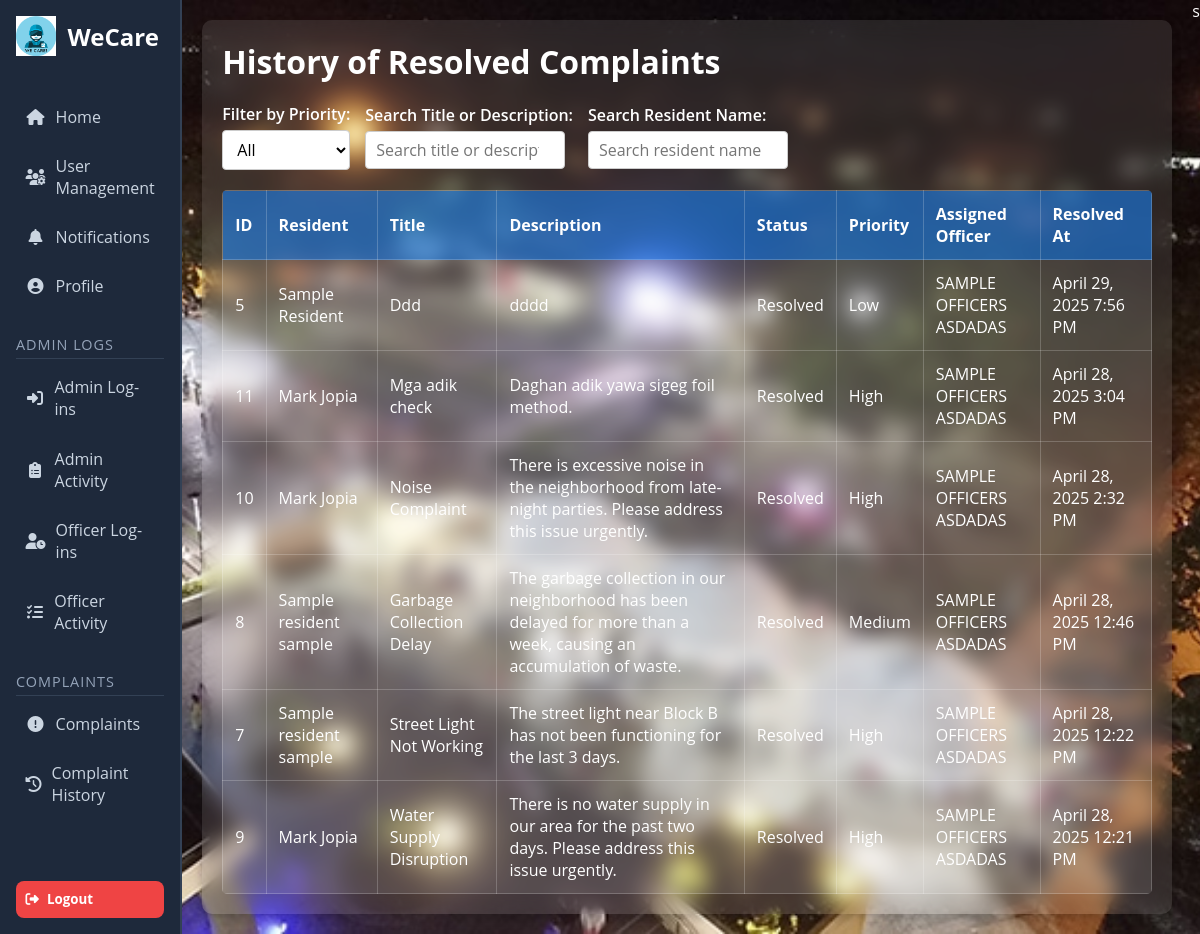
Page /history_complaints.php (signed in) on the committed database.
### tables this page shows
CREATE TABLE `history_complaints` (
  `id` int(11) NOT NULL,
  `title` varchar(255) NOT NULL,
  `status` enum('pending','in_progress','resolved') NOT NULL,
  `created_at` datetime NOT NULL,
  `description` text NOT NULL,
  `priority` enum('low','medium','high') DEFAULT NULL,
  `resident_id` int(11) NOT NULL,
  `assigned_officer_id` int(11) NOT NULL,
  `assigned_personnel` varchar(255) DEFAULT NULL,
  `resolution_notes` text DEFAULT NULL,
  `resolved_by` int(11) NOT NULL,
  `resolved_at` datetime NOT NULL
);

CREATE TABLE `users` (
  `id` int(11) NOT NULL,
  `first_name` varchar(200) NOT NULL,
  `middle_name` varchar(200) NOT NULL,
  `last_name` varchar(200) NOT NULL,
  `email` varchar(200) NOT NULL,
  `password` varchar(200) NOT NULL,
  `phone_number` int(200) NOT NULL,
  `address` varchar(200) NOT NULL,
  `session_token` varchar(255) DEFAULT NULL,
  `token_expiry` datetime DEFAULT NULL,
  `reset_token` varchar(255) DEFAULT NULL,
  `reset_token_expiry` datetime DEFAULT NULL,
  `role` enum('admin','resident','officer') DEFAULT 'resident',
  `profile_picture` varchar(255) DEFAULT NULL
);

### history_complaints.php (the view, shortened to what this page needs)
<?php
require_once 'includes/db_conn.php';
$priority_filter = isset($_GET['priority_filter']) ? $_GET['priority_filter'] : 'all';
$search_title_desc = isset($_GET['search_title_desc']) ? trim($_GET['search_title_desc']) : '';
$search_resident = isset($_GET['search_resident']) ? trim($_GET['search_resident']) : '';
$where_clauses = [];
$params = [];
$where_clauses[] = "c.status = 'resolved'";
$where_sql = '';
if (count($where_clauses) > 0) {
    $where_sql = 'WHERE ' . implode(' AND ', $where_clauses);
}
try {
    $stmt = $conn->prepare("
        SELECT
            c.id,
            u.first_name AS resident_first_name,
            u.last_name AS resident_last_name,
            o.first_name AS officer_first_name,
            o.last_name AS officer_last_name,
            c.title,
            c.description,
            c.status,
            c.priority,
            c.created_at,
            c.resolved_at,
            c.resolution_notes
        FROM history_complaints c
        JOIN users u ON c.resident_id = u.id
        LEFT JOIN users o ON c.assigned_officer_id = o.id
        $where_sql
        ORDER BY c.resolved_at DESC
    ");
    $stmt->execute($params);
    $complaints = $stmt->fetchAll(PDO::FETCH_ASSOC);
} catch (Exception $e) {
    die("Error fetching history complaints: " . $e->getMessage());
}
?>
<!DOCTYPE html>
<html lang="en">
<head>
  <link rel="stylesheet" href="./assets/css/admin_complaint.css" />
    <link rel="stylesheet" href="https://cdnjs.cloudflare.com/ajax/libs/font-awesome/6.4.0/css/all.min.css">
</head>
<body>
  <div class="dashboard-wrapper">
    <?php include 'includes/sidebar.php'; ?>
    <div class="main-content">
      <div class="dashboard-header">
        <h1>History of Resolved Complaints</h1>
      </div>
      <form method="GET" action="" class="filters-wrapper" onsubmit="return true;">
        <div class="filter-group">
          <label for="priority-filter">Filter by Priority:</label>
          <select id="priority-filter" name="priority_filter" onchange="this.form.submit()">
            <option value="all" <?= $priority_filter === 'all' ? 'selected' : '' ?>>All</option>
          </select>
        </div>
        <div class="filter-group">
          <label for="search-title-desc">Search Title or Description:</label>
          <input
            type="search"
            id="search-title-desc"
            name="search_title_desc"
            placeholder="Search title or description"
            value="<?= htmlspecialchars($search_title_desc) ?>"
            oninput="debounceSubmit(this.form)"
          />
        </div>
        <div class="filter-group">
          <label for="search-resident">Search Resident Name:</label>
          <input
            type="search"
            id="search-resident"
            name="search_resident"
            placeholder="Search resident name"
            value="<?= htmlspecialchars($search_resident) ?>"
            oninput="debounceSubmit(this.form)"
          />
        </div>
      </form>
      <?php if (empty($complaints)): ?>
        <p>No resolved complaints found.</p>
      <?php else: ?>
        <table>
          <thead>
            <tr>
              <th>ID</th>
              <th>Resident</th>
              <th>Title</th>
              <th>Description</th>
              <th>Status</th>
              <th>Priority</th>
              <th>Assigned Officer</th>
              <th>Resolved At</th>
            </tr>
          </thead>
          <tbody>
            <?php foreach ($complaints as $complaint): ?>
              <tr>
                <td data-label="ID"><?= htmlspecialchars($complaint['id']) ?></td>
                <td data-label="Resident"><?= htmlspecialchars($complaint['resident_first_name'] ?? 'Unknown') . ' ' . htmlspecialchars($complaint['resident_last_name'] ?? 'Unknown') ?></td>
                <td data-label="Title"><?= htmlspecialchars($complaint['title']) ?></td>
                <td data-label="Description"><?= htmlspecialchars($complaint['description']) ?></td>
                <td data-label="Status"><?= htmlspecialchars(ucfirst(str_replace('_', ' ', $complaint['status']))) ?></td>
                <td data-label="Priority"><?= htmlspecialchars(ucfirst($complaint['priority'] ?? 'Not Set')) ?></td>
                <td data-label="Assigned Officer"><?= htmlspecialchars($complaint['officer_first_name'] ?? 'Not Assigned') . ' ' . htmlspecialchars($complaint['officer_last_name'] ?? '') ?></td>
                <td data-label="Resolved At"><?= htmlspecialchars(date('F j, Y g:i A', strtotime($complaint['resolved_at']))) ?></td>
              </tr>
            <?php endforeach; ?>
          </tbody>
        </table>
      <?php endif; ?>
    </div>
  </div>
</body>
</html>s

### assets/css/admin_complaint.css (style rules this page uses)
* { margin: 0; padding: 0; box-sizing: border-box; font-family: "Open Sans", sans-serif; }
body { display: flex; align-items: stretch; min-height: 100vh; width: 100%; background: url("../images/image.jpg"), #000; background-position: center; background-size: cover; background-repeat: no-repeat; color: #fff; }
.dashboard-wrapper { display: flex; width: 100%; }
.main-content { flex-grow: 1; padding: 20px; background: rgba(255, 255, 255, 0.1); border-radius: 10px; margin: 20px; box-shadow: 0 4px 10px rgba(0, 0, 0, 0.2); backdrop-filter: blur(10px); }
.dashboard-header { display: flex; justify-content: space-between; align-items: center; margin-bottom: 20px; }
table { width: 100%; border-collapse: collapse; margin-top: 20px; background: rgba(255, 255, 255, 0.1); border-radius: 5px; overflow: hidden; }
table th, table td { padding: 12px; border: 1px solid rgba(255, 255, 255, 0.2); text-align: left; color: #fff; }
table th { background: rgba(0, 123, 255, 0.5); }

### history_complaints.php (style rules this page uses)
.filters-wrapper { display: flex; flex-wrap: wrap; gap: 15px; margin-bottom: 20px; align-items: center; }
.filter-group { display: flex; flex-direction: column; }
.filter-group label { font-weight: 600; margin-bottom: 5px; }
input[type="search"] { padding: 7px 10px; font-size: 1rem; border: 1px solid #ccc; border-radius: 4px; width: 200px; max-width: 100%; }
select { padding: 7px 10px; font-size: 1rem; border-radius: 4px; border: 1px solid #ccc; background: #fff; }

### rows in the picture
history_complaints: id "5", users.first_name "Sample", users.last_name "Resident", title "Ddd", description "dddd", status "Resolved", priority "Low", users.first_name "SAMPLE OFFICERS", users.last_name "ASDADAS", resolved_at "April 29, 2025 7:56 PM"
history_complaints: id "11", users.first_name "Mark", users.last_name "Jopia", title "Mga adik check", description "Daghan adik yawa sigeg foil method.", status "Resolved", priority "High", users.first_name "SAMPLE OFFICERS", users.last_name "ASDADAS", resolved_at "April 28, 2025 3:04 PM"
history_complaints: id "10", users.first_name "Mark", users.last_name "Jopia", title "Noise Complaint", description "There is excessive noise in the neighborhood from late-night parties. Please address this issue urgently.", status "Resolved", priority "High", users.first_name "SAMPLE OFFICERS", users.last_name "ASDADAS", resolved_at "April 28, 2025 2:32 PM"
history_complaints: id "8", users.first_name "Sample resident", users.last_name "sample", title "Garbage Collection Delay", description "The garbage collection in our neighborhood has been delayed for more than a week, causing an accumulation of waste.", status "Resolved", priority "Medium", users.first_name "SAMPLE OFFICERS", users.last_name "ASDADAS", resolved_at "April 28, 2025 12:46 PM"
history_complaints: id "7", users.first_name "Sample resident", users.last_name "sample", title "Street Light Not Working", description "The street light near Block B has not been functioning for the last 3 days.", status "Resolved", priority "High", users.first_name "SAMPLE OFFICERS", users.last_name "ASDADAS", resolved_at "April 28, 2025 12:22 PM"
history_complaints: id "9", users.first_name "Mark", users.last_name "Jopia", title "Water Supply Disruption", description "There is no water supply in our area for the past two days. Please address this issue urgently.", status "Resolved", priority "High", users.first_name "SAMPLE OFFICERS", users.last_name "ASDADAS", resolved_at "April 28, 2025 12:21 PM"
